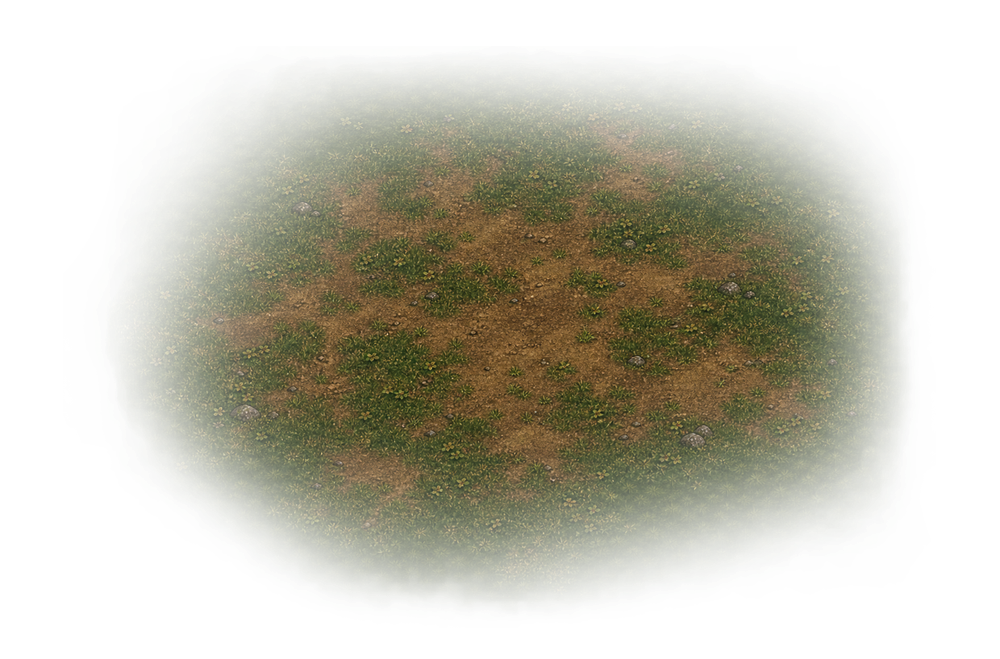
#> input picture tools/scenery-src/bare-patch.png, 1000 x 659 px, shrunk from 1760 x 1159 before the run
$ python blobs.py ../scenery-src/bare-patch.png
#> lines starting #> are read from the running program, lines starting #| are printed output that depends on the picture; after the words box and inside, x2 and y2 are one past the last pixel; in counts of white or black regions, pixels touching at a corner belong together
import numpy as np
from PIL import Image
from collections import deque
def blobs(path, k=4, thr=40, minpx=200):
#> called with path = '../scenery-src/bare-patch.png', k = 4, thr = 40, minpx = 200
    im = Image.open(path).convert("RGBA")
#> im is the input picture: PIL image 1000x659 RGBA; mean R, G, B, A 39.5, 39.9, 15.1, 82.3
    a = np.array(im)[:, :, 3] > thr
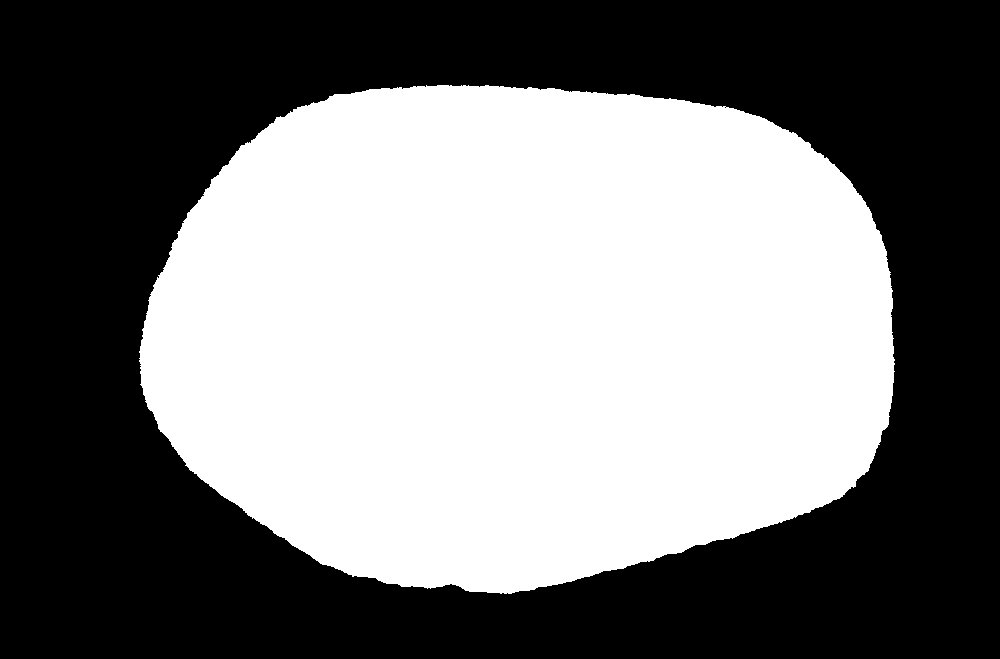
#> a: shape (659, 1000) bool; 47.2% white; 1 white region, box (x1, y1, x2, y2) and area: (139, 85, 895, 594) 310996
    H, W = a.shape; h, w = H // k, W // k
#> after `H, W = a.shape`: H = 659; W = 1000
#> after `h, w = (H // k, W // k)`: h = 164; w = 250
    s = a[:h*k, :w*k].reshape(h, k, w, k).any(axis=(1, 3))
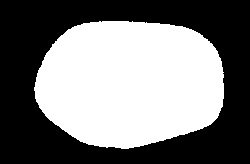
#> s: shape (164, 250) bool; 48% white; 1 white region, box (x1, y1, x2, y2) and area: (34, 21, 224, 149) 19694
    lab = np.zeros((h, w), int); n = 0; boxes = []
    for y in range(h):
        for x in range(w):
            if s[y, x] and not lab[y, x]:
                n += 1; q = deque([(y, x)]); lab[y, x] = n; cnt = 0
                x0 = x1 = x; y0 = y1 = y
                while q:
                    cy, cx = q.popleft(); cnt += 1
                    x0 = min(x0, cx); x1 = max(x1, cx); y0 = min(y0, cy); y1 = max(y1, cy)
                    for dy, dx in ((1,0),(-1,0),(0,1),(0,-1)):
                        ny, nx = cy+dy, cx+dx
                        if 0 <= ny < h and 0 <= nx < w and s[ny, nx] and not lab[ny, nx]:
                            lab[ny, nx] = n; q.append((ny, nx))
                if cnt >= minpx // (k*k) + 1:
                    boxes.append((cnt, n, (x0*k, y0*k, (x1+1)*k, (y1+1)*k)))
#> after the loop, boxes = [(19694, 1, (136, 84, 896, 596))]; n = 1
    return im, lab, k, boxes
if __name__ == "__main__":
    import sys
    im, lab, k, b = blobs(sys.argv[1])
#> k = 4; b = [(19694, 1, (136, 84, 896, 596))]
    for x in sorted(b, reverse=True)[:10]: print(x)
#> this loop made 1 pass
#> x on pass 1: (19694, 1, (136, 84, 896, 596))
#| (19694, 1, (136, 84, 896, 596))

$ run again, on tools/scenery-src/forest-mixed.png
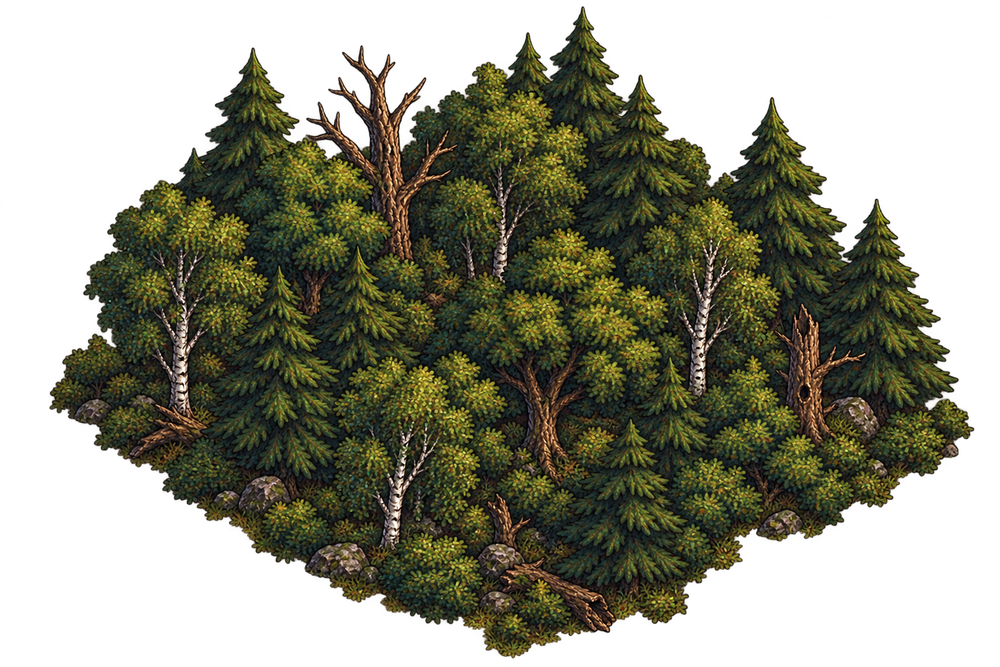
#> input picture tools/scenery-src/forest-mixed.png, 1000 x 667 px, shrunk from 1536 x 1024 before the run
#> in blobs, im is the input picture: PIL image 1000x667 RGBA; mean R, G, B, A 34.4, 34.3, 18.5, 137.7
#> in blobs, `a = np.array(im)[:, :, 3] > thr`:
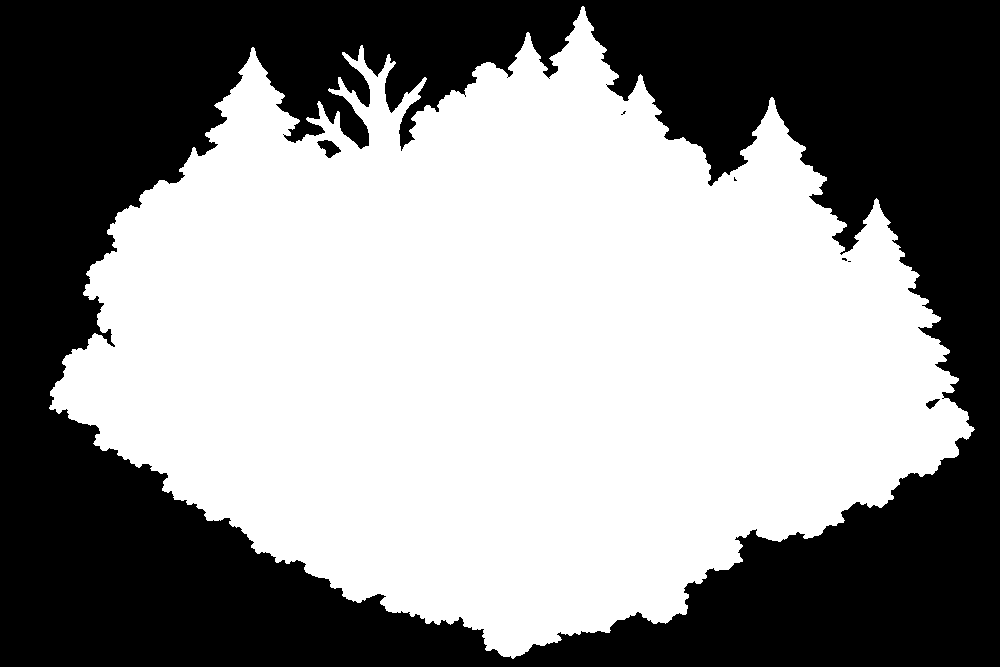
#> a: shape (667, 1000) bool; 55.1% white; 7 black regions (4 under 20 px), largest, box (x1, y1, x2, y2) and area: (0, 0, 1000, 667) 299320, (317, 140, 341, 158) 230, (926, 399, 940, 409) 70
#> in blobs, `s = a[:h*k, :w*k].reshape(h, k, w, k).any(axis=(1, 3))`:
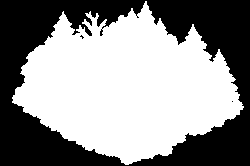
#> s: shape (166, 250) bool; 56.7% white; 3 black regions (2 under 20 px), largest, box (x1, y1, x2, y2) and area: (0, 0, 250, 166) 17959
#> k = 4; b = [(23533, 1, (48, 4, 976, 660))]
#> the loop `for x in sorted(b, reverse=True)[:10]: print(x)` made 1 pass
#> x on pass 1: (23533, 1, (48, 4, 976, 660))
#> (printed output is left out)

$ run again, on tools/scenery-src/grass-dry.png
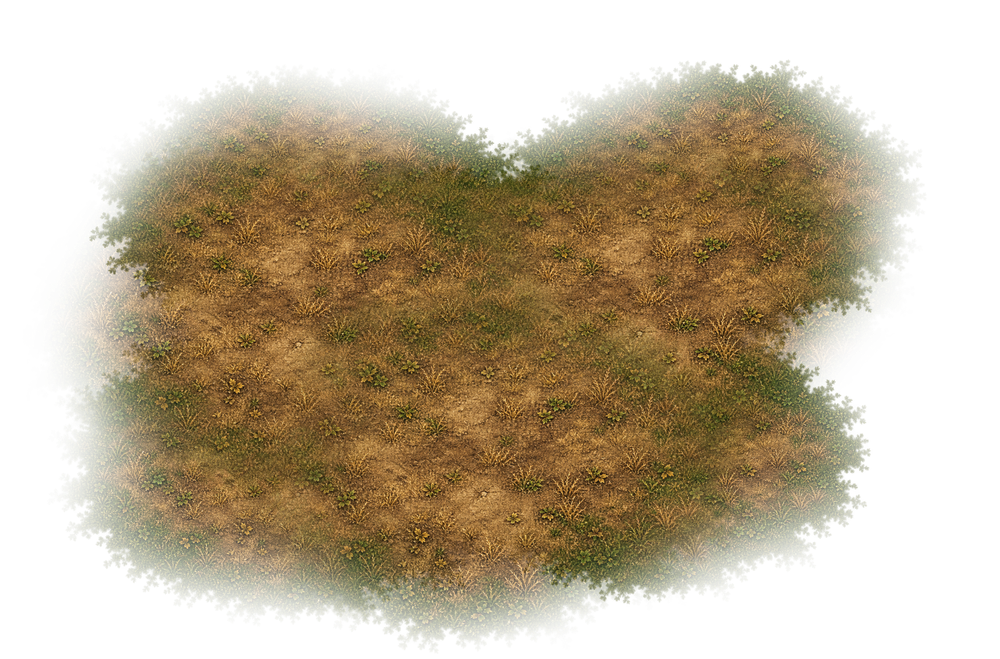
#> input picture tools/scenery-src/grass-dry.png, 1000 x 659 px, shrunk from 1760 x 1159 before the run
#> in blobs, im is the input picture: PIL image 1000x659 RGBA; mean R, G, B, A 70, 56.2, 24.9, 120.1
#> in blobs, `a = np.array(im)[:, :, 3] > thr`:
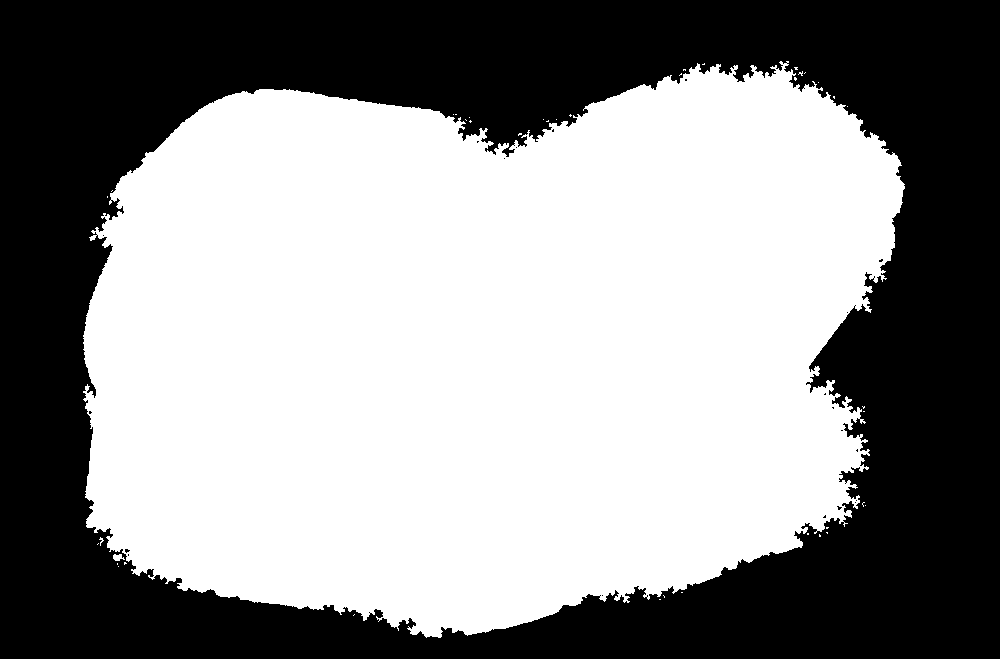
#> a: shape (659, 1000) bool; 56.5% white; 21 black regions (20 under 20 px), largest, box (x1, y1, x2, y2) and area: (0, 0, 1000, 659) 286766
#> s: shape (164, 250) bool; 58.1% white; 3 black regions (2 under 20 px), largest, box (x1, y1, x2, y2) and area: (0, 0, 250, 164) 17162
#> after the loop in blobs, `for y in range(h):`:
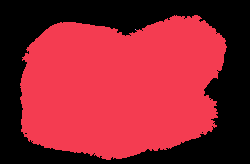
#> lab: shape (164, 250) int64; 3 distinct labels, from 0 to 2; one colour per label, 0 black
#> k = 4; b = [(23834, 1, (80, 60, 908, 640))]
#> the loop `for x in sorted(b, reverse=True)[:10]: print(x)` made 1 pass
#> x on pass 1: (23834, 1, (80, 60, 908, 640))
#> (printed output is left out)

$ run again, on tools/scenery-src/grass-lush.png
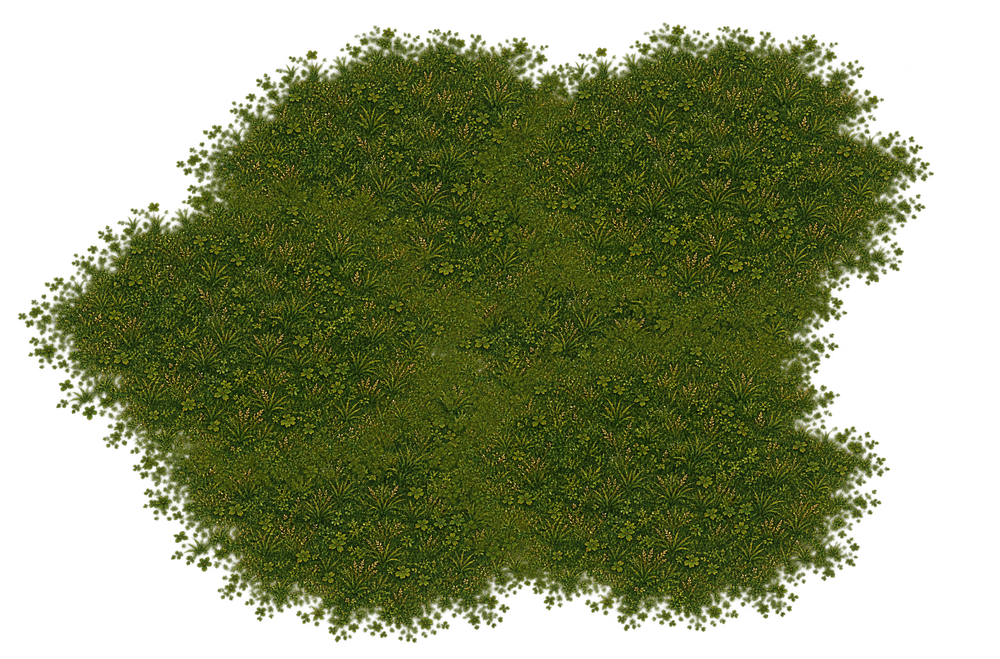
#> input picture tools/scenery-src/grass-lush.png, 1000 x 659 px, shrunk from 1760 x 1159 before the run
#> in blobs, im is the input picture: PIL image 1000x659 RGBA; mean R, G, B, A 40.5, 48.4, 10.9, 147
#> in blobs, `a = np.array(im)[:, :, 3] > thr`:
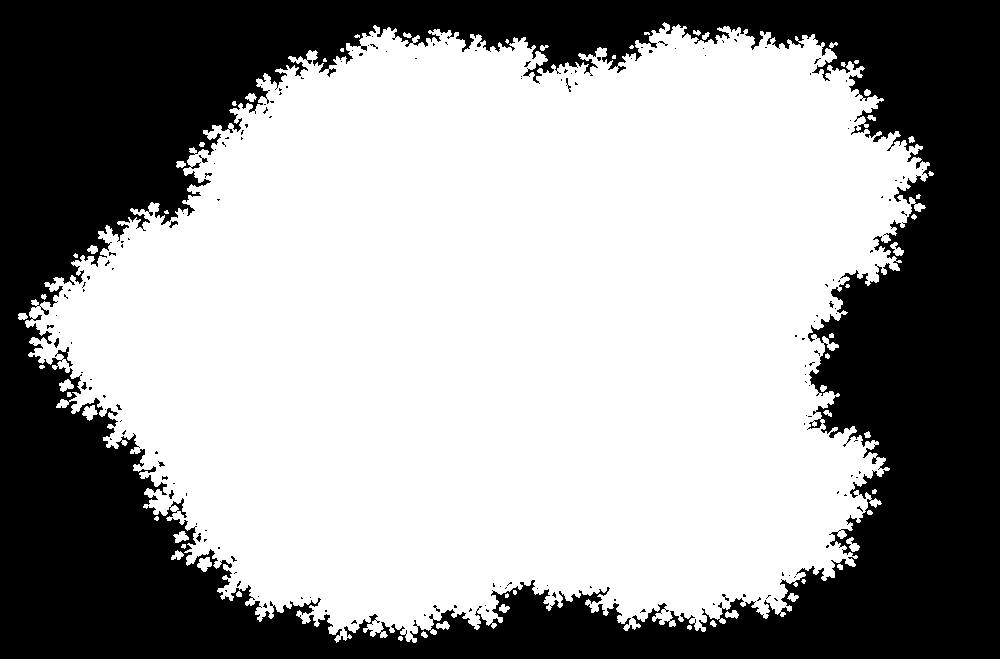
#> a: shape (659, 1000) bool; 60.7% white; 167 black regions (157 under 20 px), largest, box (x1, y1, x2, y2) and area: (0, 0, 1000, 659) 257691, (169, 221, 178, 228) 31, (54, 338, 59, 348) 30
#> in blobs, `s = a[:h*k, :w*k].reshape(h, k, w, k).any(axis=(1, 3))`:
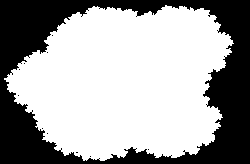
#> s: shape (164, 250) bool; 63.9% white; 11 black regions (10 under 20 px), largest, box (x1, y1, x2, y2) and area: (0, 0, 250, 164) 14786
#> k = 4; b = [(26203, 1, (16, 20, 936, 644))]
#> the loop `for x in sorted(b, reverse=True)[:10]: print(x)` made 1 pass
#> x on pass 1: (26203, 1, (16, 20, 936, 644))
#> (printed output is left out)
